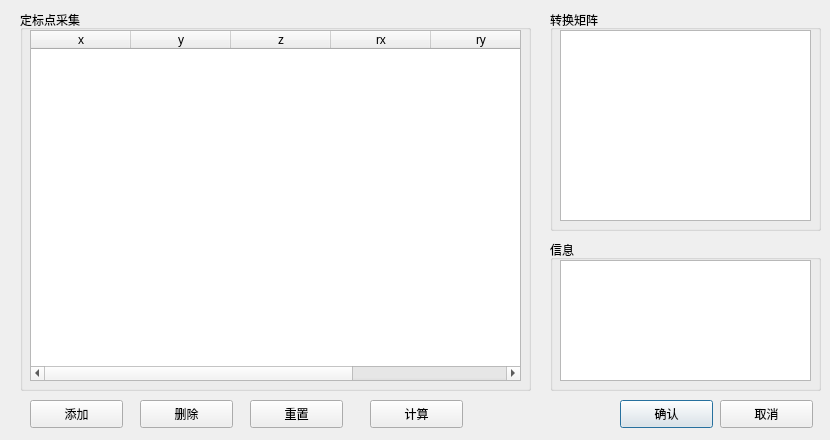
<?xml version="1.0" encoding="UTF-8"?>
<ui version="4.0">
 <class>PlaneRegistrationDialog</class>
 <widget class="QDialog" name="PlaneRegistrationDialog">
  <property name="geometry">
   <rect>
    <x>0</x>
    <y>0</y>
    <width>830</width>
    <height>440</height>
   </rect>
  </property>
  <property name="windowTitle">
   <string>打印平面标定</string>
  </property>
  <widget class="QPushButton" name="pb_OK">
   <property name="geometry">
    <rect>
     <x>620</x>
     <y>400</y>
     <width>93</width>
     <height>28</height>
    </rect>
   </property>
   <property name="text">
    <string>确认</string>
   </property>
  </widget>
  <widget class="QPushButton" name="pb_Cancel">
   <property name="geometry">
    <rect>
     <x>720</x>
     <y>400</y>
     <width>93</width>
     <height>28</height>
    </rect>
   </property>
   <property name="text">
    <string>取消</string>
   </property>
  </widget>
  <widget class="QPushButton" name="pb_Add">
   <property name="geometry">
    <rect>
     <x>30</x>
     <y>400</y>
     <width>93</width>
     <height>28</height>
    </rect>
   </property>
   <property name="text">
    <string>添加</string>
   </property>
  </widget>
  <widget class="QPushButton" name="pb_Del">
   <property name="geometry">
    <rect>
     <x>140</x>
     <y>400</y>
     <width>93</width>
     <height>28</height>
    </rect>
   </property>
   <property name="text">
    <string>删除</string>
   </property>
  </widget>
  <widget class="QPushButton" name="pb_gen_translation">
   <property name="geometry">
    <rect>
     <x>370</x>
     <y>400</y>
     <width>93</width>
     <height>28</height>
    </rect>
   </property>
   <property name="text">
    <string>计算</string>
   </property>
  </widget>
  <widget class="QGroupBox" name="groupBox">
   <property name="geometry">
    <rect>
     <x>20</x>
     <y>10</y>
     <width>511</width>
     <height>381</height>
    </rect>
   </property>
   <property name="title">
    <string>定标点采集</string>
   </property>
   <widget class="QTableWidget" name="table_widget_points">
    <property name="geometry">
     <rect>
      <x>10</x>
      <y>20</y>
      <width>491</width>
      <height>351</height>
     </rect>
    </property>
    <column>
     <property name="text">
      <string>x</string>
     </property>
    </column>
    <column>
     <property name="text">
      <string>y</string>
     </property>
    </column>
    <column>
     <property name="text">
      <string>z</string>
     </property>
    </column>
    <column>
     <property name="text">
      <string>rx</string>
     </property>
    </column>
    <column>
     <property name="text">
      <string>ry</string>
     </property>
    </column>
    <column>
     <property name="text">
      <string>rz</string>
     </property>
    </column>
   </widget>
  </widget>
  <widget class="QGroupBox" name="groupBox_2">
   <property name="geometry">
    <rect>
     <x>550</x>
     <y>10</y>
     <width>271</width>
     <height>221</height>
    </rect>
   </property>
   <property name="title">
    <string>转换矩阵</string>
   </property>
   <widget class="QPlainTextEdit" name="plainTextEdit">
    <property name="geometry">
     <rect>
      <x>10</x>
      <y>20</y>
      <width>251</width>
      <height>191</height>
     </rect>
    </property>
   </widget>
  </widget>
  <widget class="QGroupBox" name="groupBox_3">
   <property name="geometry">
    <rect>
     <x>550</x>
     <y>240</y>
     <width>271</width>
     <height>151</height>
    </rect>
   </property>
   <property name="title">
    <string>信息</string>
   </property>
   <widget class="QPlainTextEdit" name="planText_message">
    <property name="geometry">
     <rect>
      <x>10</x>
      <y>20</y>
      <width>251</width>
      <height>121</height>
     </rect>
    </property>
   </widget>
  </widget>
  <widget class="QPushButton" name="pb_Clear">
   <property name="geometry">
    <rect>
     <x>250</x>
     <y>400</y>
     <width>93</width>
     <height>28</height>
    </rect>
   </property>
   <property name="text">
    <string>重置</string>
   </property>
  </widget>
 </widget>
 <resources/>
 <connections/>
</ui>
